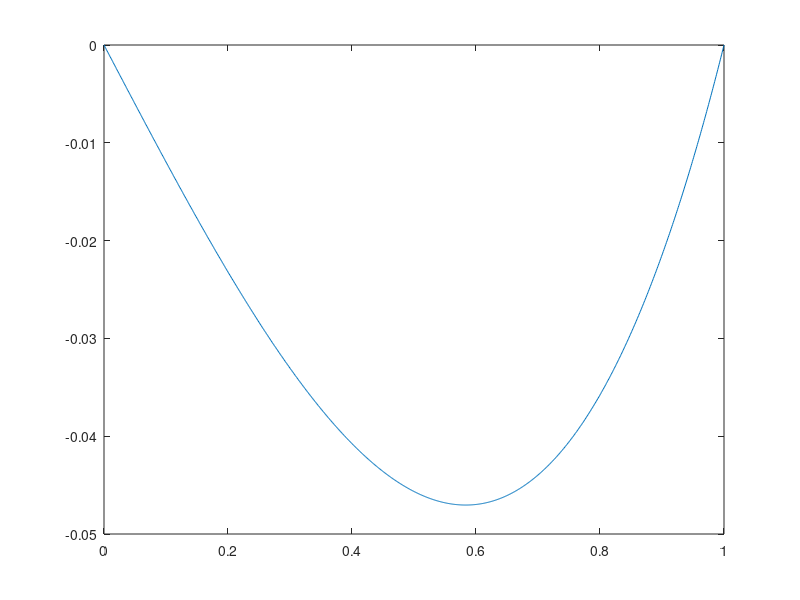
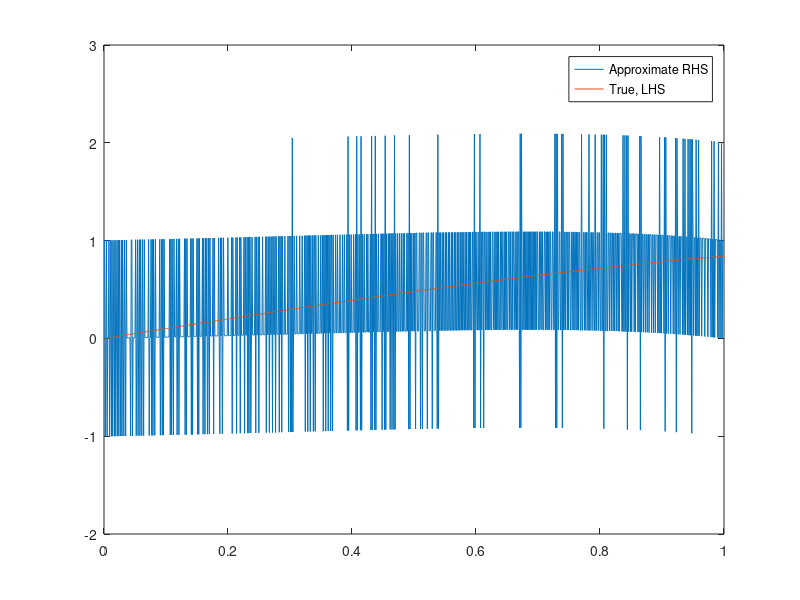

Recreate these plots in MATLAB, in order.
close all
clear all
fileID = fopen('output.txt','r');
u=fscanf(fileID,'%f');
u=u';

x=linspace(0,1,numel(u));
h=x(2)-x(1);

% Selected function f
f=sin(x(2:end-1));
% Selected function r
r=-exp(x);

ubis=u(3:end)-2*u(2:end-1)+u(1:end-2);
ubis=ubis/h^2;

figure()
plot(x,u);
ru=r.*u;
rhs=ubis+ru(2:end-1);
%%
figure();
plot(x(2:end-1),rhs);
hold on
plot(x(2:end-1),f)
fclose('all');

legend('Approximate RHS', 'True, LHS')